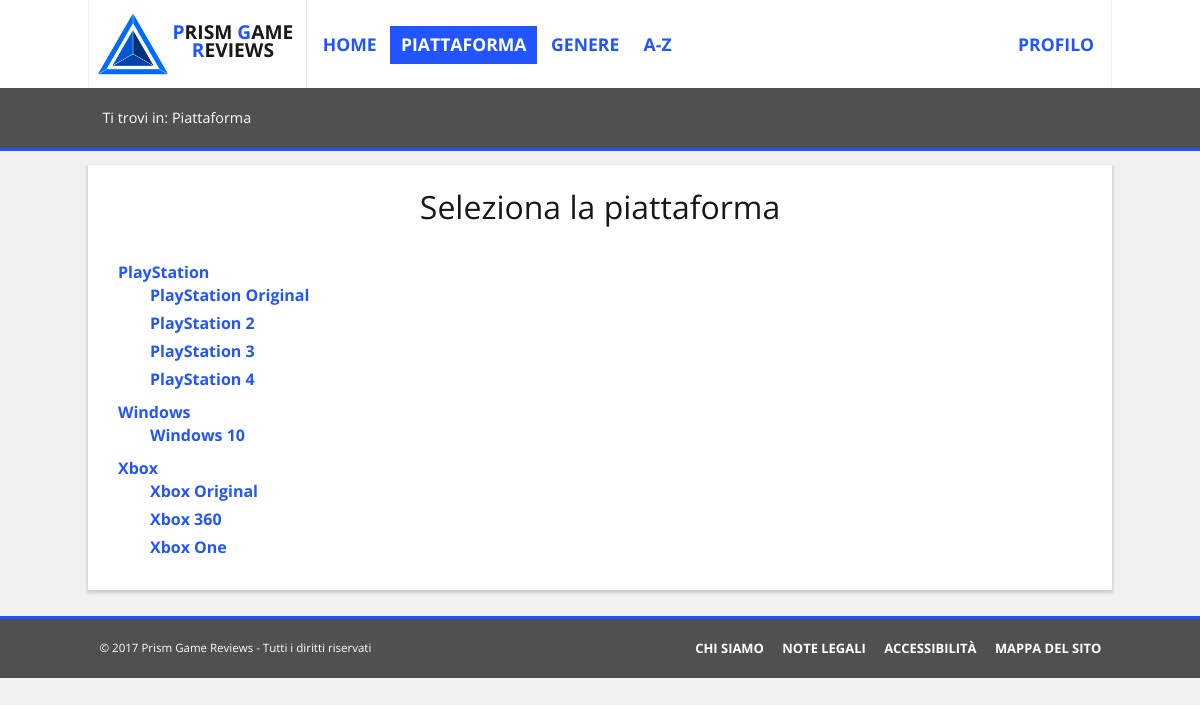
Screenshot of /public_html/php/searchByPlatform.php with the database file from the repository.
### tables this page shows
CREATE TABLE PIATTAFORMA(
	IDPiattaforma TINYINT(2) NOT NULL AUTO_INCREMENT,
	Nome VARCHAR(64) NOT NULL,
	Versione VARCHAR(64) NOT NULL,
	AnnoRilascio SMALLINT(4) NOT NULL,
	
	UNIQUE (Nome, Versione),
	PRIMARY KEY (IDPiattaforma)
);

### public_html/php/searchByPlatform.php (the view, shortened to what this page needs)
<?php
try {
	if (file_exists("../templates/pages/searchByPlatform_page.txt") && file_exists("./utility.php"))
	{
		$page = file_get_contents("../templates/pages/searchByPlatform_page.txt");
	}
	else
	{
		throw new Exception("searchByPlatform_page.txt e utility.php", 1);
	}
	$conn=dbConnect();
	$queryGroup = "select Nome from PIATTAFORMA group by Nome;";
	if(!($resultGroup = $conn->query($queryGroup)))
	{
		throw new Exception ("eseguendo la <span lang=\"en\">query</span>: <code>". $queryGroup ."</code> recuperando dal <span lang=\"en\">database</span> i nomi delle piattaforme per generare l'elenco di ricerca [#". $conn->errno ." - <span lang=\"en\">". $conn->error ."</span>]", 3);
	}
	$query = "select * from PIATTAFORMA;";
	if(!($result = $conn->query($query)))
	{
		throw new Exception ("eseguendo la <span lang=\"en\">query</span>: <code>". $query ."</code> recuperando dal <span lang=\"en\">database</span> i nomi e le versioni delle piattaforme per generare l'elenco di ricerca [#". $conn->errno ." - <span lang=\"en\">". $conn->error ."</span>]", 3);
	}
	else
	{
		$correctOrderGroup = orderResultMysqli($resultGroup, "Nome");
		$totalGroup = $resultGroup->num_rows;
		$correctOrder = orderResultMysqli($result, "Nome", "AnnoRilascio");
		$total = $result->num_rows;
		$numRows=0;
		$tempPlatform="<ul class=\"navList\">\n";
		for($i=0; $i < $totalGroup; $i++)
		{
			$posGroup = $correctOrderGroup[$i];
			$resultGroup->data_seek($posGroup);
			$rowGroup = $resultGroup->fetch_array(MYSQLI_ASSOC);
			$pos = $correctOrder[$numRows];
			$result->data_seek($pos);
			$row = $result->fetch_array(MYSQLI_ASSOC);
			$paramLink = "showPlatformResults.php?piattaforma=". $row["IDPiattaforma"]. "&versione=all";
			$tempPlatform = $tempPlatform ."\t\t<li><a href=\"". $paramLink ."\">". $rowGroup["Nome"] ."</a>\n";
			$tempPlatform = $tempPlatform ."\t\t\t<ul>\n";
			while(($row["Nome"] == $rowGroup["Nome"]) && ($numRows < $total))
			{
				$paramLink = "showPlatformResults.php?piattaforma=". $row["IDPiattaforma"] ."&versione=". $row["IDPiattaforma"];
				$tempPlatform = $tempPlatform ."\t\t\t\t<li><a href=\"". $paramLink ."\">". $row["Nome"] ." ". $row["Versione"] ."</a></li>\n";
				$numRows++;
				if($numRows < $total)
				{
					$pos = $correctOrder[$numRows];
					$result->data_seek($pos);
					$row = $result->fetch_array(MYSQLI_ASSOC);
				}
			}
			$tempPlatform = $tempPlatform ."\t\t\t</ul>\n\t\t</li>\n";
		}
		$tempPlatform = $tempPlatform ."\t</ul>";
	}
	$page = str_replace("_CONTENT_", $tempPlatform, $page);
	$breadcrumb = "<li>Piattaforma</li>";
}
catch(Exception $e)
{
	if($e->getCode() == 3)
		$conn->close();
	if($e->getCode() != 1)
	{
		$pageH = new PageHeaderException();
		$erroreCritico="<h1>Errore critico</h1>\n<p>Il sistema è temporaneamente non disponibile. Si prega di riprovare più tardi.</p>"."<p>Errore critico.</p><p>Dettagli: ". $e->getMessage() .".</p>";
		insertFeedback($page, $erroreCritico, "replace");
		$pageH->printer($page);
	}
	else
	{
		$erroreFatale="<li><span lang=\"en\">file</span> necessari per l'esecuzione minima mancanti.</li><li><span lang=\"en\">file</span>: ". $e->getMessage() ."</li><li>richiesti dallo script: ". basename($e->getFile()) ."</li><li>alla riga: ". $e->getLine() ."</li>";
		echo("<!DOCTYPE html><html lang=\"it\"><head><meta charset=\"utf-8\"/><meta name=\"robots\" content=\"none\"/><title>Errore fatale - Prism Game Reviews</title></head><body><h1>Errore fatale</h1><p>Il sistema è temporaneamente non disponibile. Si prega di riprovare più tardi.</p><p>Dettagli: </p><ul>". $erroreFatale ."</ul></body></html>");
		exit(1);
	}
}
?>

### public_html/style/prismdefault.css (style rules this page uses)
html { line-height: 1.15; font-size: 1em; -ms-text-size-adjust: 100%; -webkit-text-size-adjust: 100%; }
body { margin: 0; }
article, footer, header, nav, section { display: block; }
h1 { font-size: 2em; margin: 0.67em 0; }
a { background-color: transparent; -webkit-text-decoration-skip: objects; }
abbr[title] { border-bottom: none; }
html, body { font-family: "Open Sans", Arial, Helevetica, sans-serif; background-color: #F1F1F1; color: #181818; word-wrap: break-word; min-width: 320px; }
abbr[title], acronym[title] { text-decoration: none; cursor: help; }
a abbr[title], a acronym[title] { cursor: pointer; }
a { text-decoration: none; }
a:link { color: #2255FF; }
nav a, #currentLink { padding: 0.6em; font-size: 1.1em; font-weight: bold; text-transform: uppercase; }
nav a { display: block; -webkit-transition: 0.25s linear; -o-transition: 0.25s linear; -moz-transition: 0.25s linear; transition: 0.25s linear; }
nav a:hover, nav a:active, #currentLink, #currentPage { color: white; background-color: #2255FF; }
.accent { color: #2255FF; }
body > header { margin: auto; max-width: 1024px; background-color: white; overflow: hidden; padding: 0; padding-left: calc((100% - 1024px)/2); padding-right: calc((100% - 1024px)/2); }
#logoBlock, #menu { margin: 0; padding: 0; min-height: 5.5em; line-height: 1.1em; }
#logoBlock { max-width: 29%; float: left; border-left: 1px solid #EEEEEE; text-align: center; }
#menu { border-left: 1px solid #EEEEEE; border-right: 1px solid #EEEEEE; overflow: hidden; }
#logoBlock h1 { margin: 1.2em 0.5em auto auto; font-size: 1.2em; text-transform: uppercase; }
#logoBlock #logo { float: left; margin: 0.5em 0 0.5em 0.5em; width: 4.5em; height: 4.5em; background-image: url('../images/logoprism.png'); background-repeat: no-repeat; background-size: 100% auto; }
#menu ul { margin: 1.6em auto auto 0.3em; padding: 0; list-style-type: none; overflow: hidden; }
#menu ul li { float: left; margin-right: 0.2em; }
#menu ul li ul { margin: 0; }
#menu #mainMenu { margin: 0; padding: 0; }
#menu #login { float: right; margin-right: 0; }
#breadcrumb { clear: both; margin: auto; margin-bottom: 1em; max-width: 1024px; font-size: 0.9em; color: white; background-color: #505050; border-bottom: solid 3px #2255FF; padding: 1.5em 0; padding-right: calc((100% - 1024px)/2); padding-left: calc((100% - 1024px)/2); }
#breadcrumb ul { display: inline; margin: 0; padding: 0; list-style-type: none; }
#breadcrumb p { padding-left: 1em; }
#breadcrumb p, #breadcrumb ul li { display: inline; }
#breadcrumb ul li:before { content: " > "; }
#breadcrumb ul li:first-child:before { content: none; }
#content { margin: auto; padding: 1.5em 2.5%; width: 95%; max-width: 1024px; background-color: white; box-sizing: border-box; box-shadow: 0 2px 3px 1px #CCCCCC; }
#content h1 { margin: 0 0.5em 1em; padding: 0; font-weight: normal; text-align: center; }
#content ul, #content ol { margin: 0.5em 0; padding: 0 1em; }
#content .navList, #content .navList ul { padding: 0; font-weight: bold; list-style-type: none; }
#content .navList, #content .navList > li { margin: 0; }
#content .navList li a { padding: 0.3em 0; }
#content .navList ul { margin: 0 1em; }
#content li { margin: 0 1em; padding: 0.3em 0; }
footer { clear: both; margin: auto; margin-top: 1.8em; max-width: 1024px; font-size: 0.9em; color: white; background-color: #505050; border-top: solid 3px #2255FF; overflow: hidden; padding: 1em 0; padding-right: calc((100% - 1024px)/2); padding-left: calc((100% - 1024px)/2); }
footer .copyright { float: left; max-width: 35%; padding: 0.7em 0; margin: 0; font-size: 0.8em; padding-left: 1em; }
footer #menufooter { float: right; max-width: 55%; padding: 0; }
footer #menufooter ul { list-style-type: none; padding: 0; margin: 0; }
footer #menufooter ul li { float: left; margin-right: 0.2em; }
footer nav a { font-size: 0.9em; }
footer nav a:link, footer nav a:visited { color: white; }

### rows the page displays
piattaforma: Nome "PlayStation", Versione "Original"
piattaforma: Nome "PlayStation", Versione "2"
piattaforma: Nome "PlayStation", Versione "3"
piattaforma: Nome "PlayStation", Versione "4"
piattaforma: Nome "Windows", Versione "10"
piattaforma: Nome "Xbox", Versione "Original"
piattaforma: Nome "Xbox", Versione "360"
piattaforma: Nome "Xbox", Versione "One"

### other values shown
$page "P RISM G AME R EVIEWS PROFILO HOME PIATTAFORMA GENERE A-Z Ti trovi in: Seleziona la piattaforma CHI SIAMO NOTE LEGALI ACCESSIBILITÀ MAPPA DEL SITO © 2017 Prism Game Reviews - Tutti i diritti riservati"
$rowGroup["Nome"] "PlayStation Windows Xbox"
